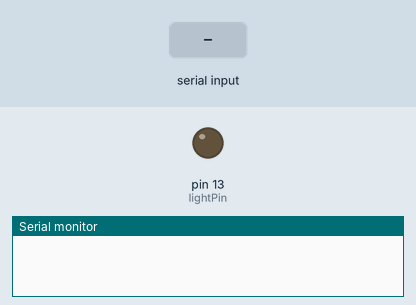
This sketch was run on a simulated Arduino Uno, built with avr-gcc and run on an emulated ATmega328P. Shown: output pins drawn as LEDs (lit = HIGH), the last lines printed to the serial monitor. The test bench sets the inputs (shaded band).

Above: at 1.2 s.
1.3 s: "1" received over Serial
At 1.7 s:
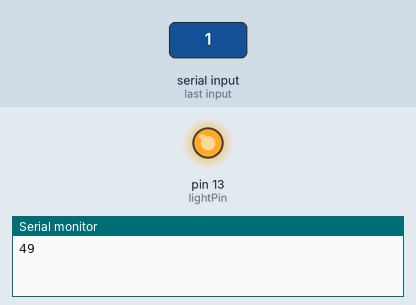
2.8 s: "0" received over Serial
At 4.0 s:
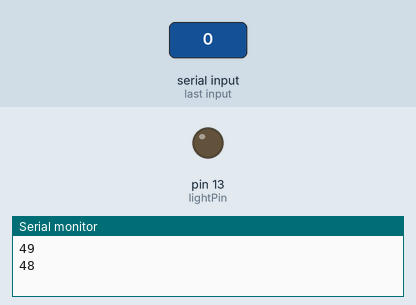
Timing chart, 0 to 5.8 s (numbered marks = the images above; inputs shaded):
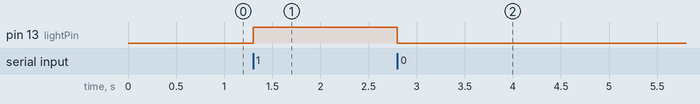

Measured:
- after the input at 1.3 s, pin 13 (lightPin): LOW → HIGH at once
- after the input at 2.8 s, pin 13 (lightPin): HIGH → LOW at once

The sketch:

lightController.ino
```cpp
const int lightPin = 13;

void setup() {
	Serial.begin(9600);
	pinMode(lightPin, OUTPUT);
}

void loop() {
	if (Serial.available()) {
		int read = Serial.read();
                Serial.println(read, DEC);
                if (read == '1')
  			digitalWrite(lightPin, HIGH);
  		else
  			digitalWrite(lightPin, LOW);
	}
}
```
